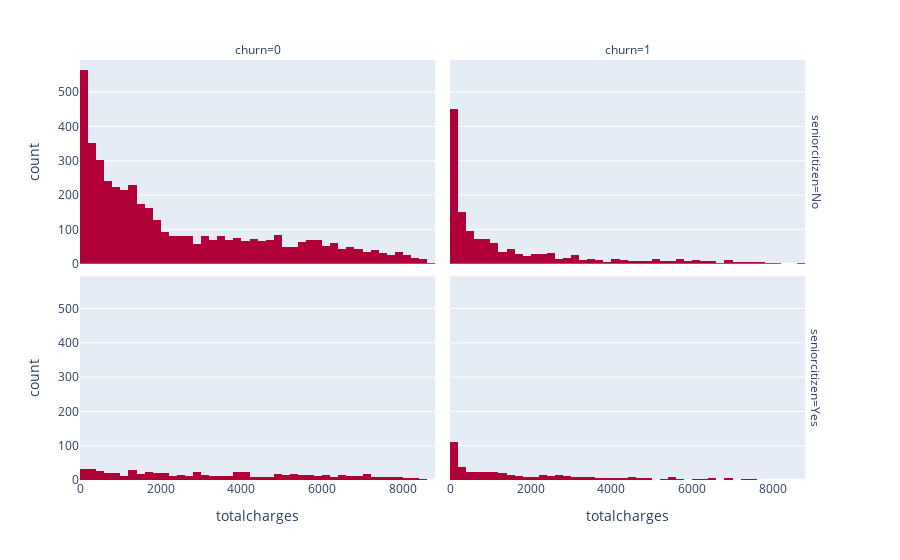

The notebook cell this image was saved under:
### Code cell
px.histogram(data_frame=df,x="totalcharges",facet_col="churn",facet_row="seniorcitizen",color_discrete_sequence=px.colors.qualitative.Dark24_r)

### Figure 1 — Plotly figure (JSON) as saved in the notebook; plotly's stock layout.template omitted (floating-point values rounded to 4 significant figures; data arrays with more than 128 entries replaced by an {"elided": "..."} marker saying what was removed)
{"data": [{"alignmentgroup": "True", "bingroup": "x", "hovertemplate": "seniorcitizen=No<br>churn=0<br>totalcharges=%{x}<br>count=%{y}<extra></extra>", "legendgroup": "", "marker": {"color": "#AF0038", "pattern": {"shape": ""}}, "name": "", "offsetgroup": "", "orientation": "v", "showlegend": false, "type": "histogram", "x": {"elided": "4498 float values"}, "xaxis": "x3", "yaxis": "y3"}, {"alignmentgroup": "True", "bingroup": "x", "hovertemplate": "seniorcitizen=No<br>churn=1<br>totalcharges=%{x}<br>count=%{y}<extra></extra>", "legendgroup": "", "marker": {"color": "#AF0038", "pattern": {"shape": ""}}, "name": "", "offsetgroup": "", "orientation": "v", "showlegend": false, "type": "histogram", "x": {"elided": "1382 float values"}, "xaxis": "x4", "yaxis": "y4"}, {"alignmentgroup": "True", "bingroup": "x", "hovertemplate": "seniorcitizen=Yes<br>churn=0<br>totalcharges=%{x}<br>count=%{y}<extra></extra>", "legendgroup": "", "marker": {"color": "#AF0038", "pattern": {"shape": ""}}, "name": "", "offsetgroup": "", "orientation": "v", "showlegend": false, "type": "histogram", "x": {"elided": "666 float values"}, "xaxis": "x", "yaxis": "y"}, {"alignmentgroup": "True", "bingroup": "x", "hovertemplate": "seniorcitizen=Yes<br>churn=1<br>totalcharges=%{x}<br>count=%{y}<extra></extra>", "legendgroup": "", "marker": {"color": "#AF0038", "pattern": {"shape": ""}}, "name": "", "offsetgroup": "", "orientation": "v", "showlegend": false, "type": "histogram", "x": {"elided": "475 float values"}, "xaxis": "x2", "yaxis": "y2"}], "layout": {"annotations": [{"font": {}, "showarrow": false, "text": "churn=0", "x": 0.24, "xanchor": "center", "xref": "paper", "y": 1, "yanchor": "bottom", "yref": "paper"}, {"font": {}, "showarrow": false, "text": "churn=1", "x": 0.74, "xanchor": "center", "xref": "paper", "y": 1, "yanchor": "bottom", "yref": "paper"}, {"font": {}, "showarrow": false, "text": "seniorcitizen=Yes", "textangle": 90, "x": 0.98, "xanchor": "left", "xref": "paper", "y": 0.2425, "yanchor": "middle", "yref": "paper"}, {"font": {}, "showarrow": false, "text": "seniorcitizen=No", "textangle": 90, "x": 0.98, "xanchor": "left", "xref": "paper", "y": 0.7575, "yanchor": "middle", "yref": "paper"}], "barmode": "relative", "legend": {"tracegroupgap": 0}, "margin": {"t": 60}, "xaxis": {"anchor": "y", "domain": [0, 0.48], "title": {"text": "totalcharges"}}, "xaxis2": {"anchor": "y2", "domain": [0.5, 0.98], "matches": "x", "title": {"text": "totalcharges"}}, "xaxis3": {"anchor": "y3", "domain": [0, 0.48], "matches": "x", "showticklabels": false}, "xaxis4": {"anchor": "y4", "domain": [0.5, 0.98], "matches": "x", "showticklabels": false}, "yaxis": {"anchor": "x", "domain": [0, 0.485], "title": {"text": "count"}}, "yaxis2": {"anchor": "x2", "domain": [0, 0.485], "matches": "y", "showticklabels": false}, "yaxis3": {"anchor": "x3", "domain": [0.515, 1], "matches": "y", "title": {"text": "count"}}, "yaxis4": {"anchor": "x4", "domain": [0.515, 1], "matches": "y", "showticklabels": false}}}
